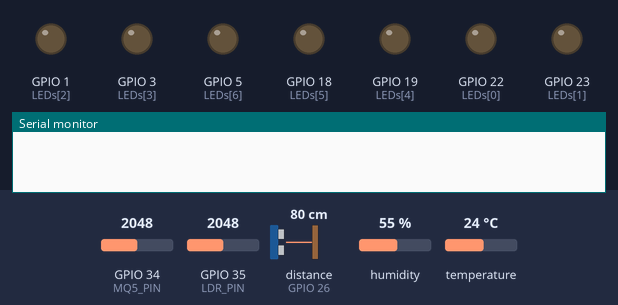
A sketch run on a simulated ESP32. Shown: output pins drawn as LEDs (lit = HIGH), the last lines printed to the serial monitor. Wiring (inferred from the names in the program): ultrasonic range finder: trigger GPIO 27; echo GPIO 26. The inputs (shaded band) are chosen by the test bench; at power-on: GPIO 34 (MQ5_PIN) = 2048, GPIO 35 (LDR_PIN) = 2048, distance to the obstacle (sensor on GPIO 26) 80 cm, humidity 55 %, temperature 24 °C. The echo pulse lasts 58.3 µs per cm; WiFi joins after 1.5 s; servers stay silent unless stated; the Firebase database answers and starts empty; pins used as bus, display or sensor lines are not drawn.

Above: at 0.0 s.
At 2.6 s:
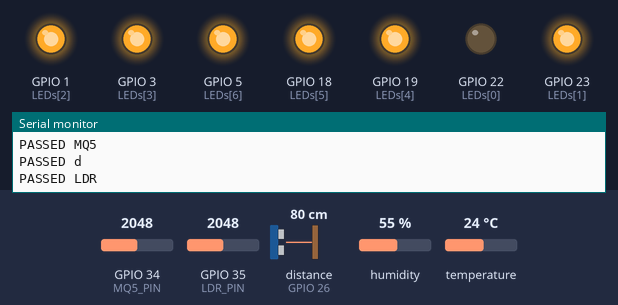
Timing chart, 0 to 4.1 s (numbered marks = the images above):
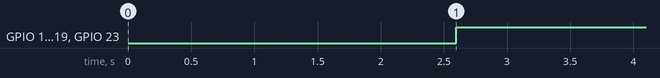

Measured:
- by itself, GPIO 1 (LEDs[2]), GPIO 3 (LEDs[3]), GPIO 5 (LEDs[6]), GPIO 18 (LEDs[5]), GPIO 19 (LEDs[4]), GPIO 23 (LEDs[1]): LOW → HIGH at 2.6 s

The sketch:

RETO_-_Arduino.ino
```cpp
#include <esp_wpa2.h>
#include <WiFi.h>
#include <Firebase_ESP_Client.h>
#include <addons/TokenHelper.h>
#include "Arduino.h"
#include "addons/RTDBHelper.h"
#include "DHT.h"


//Se declaran los parametros de red
const char* ssid = "Tec";
#define EAP_IDENTITY "A01734977@tec.mx"
#define EAP_PASSWORD "*****"

// Se define el correo y contraseña en caso de que se quiera autentificar de forma no anónima, se comenta ya que en esta ocasión se genera el auth anónimo
//#define USER_EMAIL "martinruizcortinez7@gmail.com"
//#define USER_PASSWORD "Kalilinuxeslamamada"

// Se define el API Key Firebase del proyecto
#define API_KEY "AIzaSyDfFVXvISpNVfK6WumN7NvVeYpEEUMf8oE"//AIzaSyAjjTHMIV0y394tayvijhU-aVVcKdkIZxU

// Se añade el RTDB URL
#define DATABASE_URL "https://hola-587b4-default-rtdb.firebaseio.com"

FirebaseData fbdo; // Se define el FirebaseData como objeto
FirebaseAuth auth; // Se define el FirebaseAuth como autenticacion
FirebaseConfig config; // Se define el FirebaseConfig como configuracion

#define DHTPIN 4     // pin digital conectado al sensor DHT
#define DHTTYPE DHT11   // sensor DHT 11

DHT dht(DHTPIN, DHTTYPE); //se crea variable DHT

unsigned long sendDataPrevMillis = 0; //se crea variable de tiempo de 32 bits (4 bytes)
bool signupOK = false; //se crea variable booleana
int MQ5; //Se define la variable de concentración de gas
int MQ5_PIN = 34; //Se declara el pin del sensor MQ5
int Trigger = 27; //Se define el pin del Trigger del sensor ultrasónico
int Echo = 26; // Se define el pin del Echo del sensor ultrasónico
int LDR; //Se define la variable de intensidad de luz
int LDR_PIN = 35; //Se declara el pin del sensor MQ5
int tiempo; // Variable del tiempo para calcular distancia
int d;  //Se define la variable de distancia
String stringValue; //Valor string para guardar el número recibido de la base de datos
int LEDs[] = {22,23,1,3,19,18,5};    // pines del Display para ESP32

//se declaran los arreglos que forman los dígitos en el display
int zero[] = {0, 1, 1, 1, 1, 1, 1};   // cero
int one[] = {0, 0, 0, 0, 1, 1, 0};   // uno
int two[] = {1, 0, 1, 1, 0, 1, 1};   // dos
int three[] = {1, 0, 0, 1, 1, 1, 1};   // tres
int four[] = {1, 1, 0, 0, 1, 1, 0};   // cuatro
int five[] = {1, 1, 0, 1, 1, 0, 1};   // cinco
int six[] = {1, 1, 1, 1, 1, 0, 1};   // seis
int seven[] = {1, 0, 0, 0, 1, 1, 1};   // siete
int eight[] = {1, 1, 1, 1, 1, 1, 1}; // ocho
int nine[] = {1, 1, 0, 1, 1, 1, 1};   // nueve
int mayornueve[] = {1, 0, 0, 0, 0, 0, 0};   // mayor a nueve

void setup() {
    Serial.begin(115200); //Se inicia la comunicación serial
    dht.begin();  //Inicializamos el sensor DHT11
    pinMode(MQ5, INPUT); // Se definen los pines como entradas o salidas (entrada)
    pinMode(Trigger, OUTPUT); //Salida
    pinMode(Echo, INPUT);   //Entrada
    pinMode(LDR, INPUT);    // Entrada
    for (int i = 0; i<7; i++) pinMode(LEDs[i], OUTPUT); //Pines del display Salidas
    delay(10);

    Serial.println();
    Serial.print("Connecting to ");
    Serial.println(ssid);
// Inicia la conexión a la red WPA2
    WiFi.disconnect(true);
    WiFi.mode(WIFI_STA);   //inicia el modo Wifi
  //esp_wifi_set_mac(ESP_IF_WIFI_STA, &masterCustomMac[0]);
  Serial.print("MAC >> ");
  Serial.println(WiFi.macAddress());
  Serial.printf("Connecting to WiFi: %s ", ssid); //se muestra en el monitor serial que inicia el proceso de conexion
  esp_wifi_sta_wpa2_ent_set_identity((uint8_t *)EAP_IDENTITY, strlen(EAP_IDENTITY));
  esp_wifi_sta_wpa2_ent_set_username((uint8_t *)EAP_IDENTITY, strlen(EAP_IDENTITY));
  esp_wifi_sta_wpa2_ent_set_password((uint8_t *)EAP_PASSWORD, strlen(EAP_PASSWORD));
  esp_wifi_sta_wpa2_ent_enable();
    // WPA2 enterprise magic ends here

    WiFi.begin(ssid); //Inicializa la configuración de la biblioteca WiFi y proporciona el estado actual
    //Ciclo que intenta conectar con una red Wifi
    while (WiFi.status() != WL_CONNECTED) {
        delay(500);
        Serial.print(".");
    }

    Serial.println("");
    Serial.println("WiFi connected");
    Serial.println("IP address: ");
    Serial.println(WiFi.localIP()); //Imprime la direccion IP del WiFi

  config.api_key = API_KEY; //Se configura la API KEY requerida

  config.database_url = DATABASE_URL; //Se configura la RTDB URL de la base de datos requerida

  //Verifica el registro del usuario anónimo
  if (Firebase.signUp(&config, &auth, "", "")){
    Serial.println("ok");
    signupOK = true;
  }
  else{
    Serial.printf("%s\n", config.signer.signupError.message.c_str());
  }

  // Asigna la función de devolución de llamada para la tarea de generación de tokens de ejecución prolongada
  config.token_status_callback = tokenStatusCallback; //see addons/TokenHelper.h

  Firebase.begin(&config, &auth); //Inicializa la librería Firebase_ESP_Client con la configuración y autenticación de Firebase
  Firebase.reconnectWiFi(true); //Se reconecta la Base de Datos automáticamente al WiFi
}

//Inicia el ciclo
void loop()
{

  float h = dht.readHumidity(); // Lee la humedad y se le asigna la variable h
  float t = dht.readTemperature(); // Lee la temperatura en Celsius y se le asigna la variable t
  float f = dht.readTemperature(true); // Lee la temperatura en Fahrenheit y se le asigna la variable f (true)

  MQ5 = analogRead(MQ5_PIN); //Lee el valor analógico del sensor MQ5 y lo asigna en la variable MQ5
  LDR = analogRead(LDR_PIN); //Lee el valor analógico de la fotoresistencia y lo asigna en la variable LDR

  // Método que inicia la secuencia del Trigger para comenzar a medir
  digitalWrite(Trigger, LOW); // Ponemos el Trigger en estado bajo
  delayMicroseconds(2); //y esperamos 2 microsegundos para generar un pulso limpio
  digitalWrite(Trigger, HIGH); // Ponemos el pin Trigger a estado alto
  delayMicroseconds(10); //esperamos 10 micro segundos para que general el disparo del Trigger
  digitalWrite(Trigger, LOW); //Volvemos a apagar el Trigger
  tiempo = pulseIn(Echo, HIGH); //La función pulseIn obtiene el tiempo entre pulsos, en microsegundos
  d = tiempo/58; //Obtenemos la distancia en cm

  //Se imprimen en el monitor serial las variables medidas por los sensores
  Serial.println(" ");
  Serial.print(F("Humidity: "));
  Serial.println(h);
  Serial.print(F("Temperature: "));
  Serial.print(t);
  Serial.println(F("°C "));
  Serial.print(F("Farenheit: "));
  Serial.print(f);
  Serial.println(F("F "));
  Serial.print(F("Concentracion de gas: "));
  Serial.print(MQ5);
  Serial.println(F("PPM "));
  Serial.print(F("Distancia: "));
  Serial.print(d);
  Serial.println(F("cm"));
  Serial.print (F("Intensidad de luz: "));
  Serial.print(LDR,DEC); // light intensity
  Serial.print(F("%"));
  Serial.println(" ");

  //Se verifica si algunas de las mediciones ha fallado
    if (isnan(h) || isnan(t) || isnan(f)) {
    Serial.println(F("Failed to read from DHT sensor!"));
    return;
  }

   if (isnan (MQ5)) {
    Serial.println(F("Failed to read from MQ5 sensor!"));
    return;
  }

  if (isnan (d)) {
    Serial.println(F("Failed to read from HC-sr04 sensor!"));
    return;
  }

 if (isnan (LDR)) {
    Serial.println(F("Failed to read from LDR sensor!"));
    return;
  }

// Se verifica la comunicación con la base de datos para poder mandar los datos medidos
if (Firebase.ready() && signupOK && (millis() - sendDataPrevMillis > 15000 || sendDataPrevMillis == 0)) { //verifica el tiempo de enviar una nueva lectura de datos
    sendDataPrevMillis = millis();
//Sensores
  if (Firebase.RTDB.setFloat(&fbdo, "app_inventor/Humedad", h)){
      Serial.println("PASSED H"); // Se imprime "PASSED H" en el Monitor serial para saber si se ha mandado a la base de datos
    }
  if (Firebase.RTDB.setFloat(&fbdo, "app_inventor/Celsius", t)){
      Serial.println("PASSED T"); // Se imprime "PASSED T" en el MS para saber si se ha mandado a la BD
    }
  if (Firebase.RTDB.setFloat(&fbdo, "app_inventor/Farenheit", f)){
      Serial.println("PASSED F"); // Se imprime "PASSED F" en el MS para saber si se ha mandado a la BD
    }
  if (Firebase.RTDB.setInt(&fbdo, "app_inventor/Gas", MQ5)){
      Serial.println("PASSED MQ5"); // Se imprime "PASSED MQ5" en el MS para saber si se ha mandado a la BD
    }
  if (Firebase.RTDB.setInt(&fbdo, "app_inventor/Distancia", d)){
      Serial.println("PASSED d"); // Se imprime "PASSED d" en el MS para saber si se ha mandado a la BD
    }
  if (Firebase.RTDB.setInt(&fbdo, "app_inventor/Luz", LDR)){
      Serial.println("PASSED LDR"); // Se imprime "PASSED LDR" en el MS para saber si se ha mandado a la BD
    }
//Display
  if (Firebase.RTDB.getString(&fbdo, "app_inventor/Numero")){ //Se recibe el dato"app_inventor/Numero" de la BD
        if (fbdo.dataType() == "string") //Si el dato es de tipo string se cumple la condicion
        {
          stringValue = fbdo.stringData(); //Se convierte el dato a entero y se guarda en una variable
          int stringVal = stringValue.toInt();
          //Se comparan los valores para mostrarlos en el display
        if (stringVal==0){ //Si el dato es igual a 0
            for (int i = 0; i<7; i++) digitalWrite(LEDs[i], zero[i]);} //Se manda el arreglo que forma el 0 en el display
        if (stringVal==1){ //Si el dato es igual a 1
            for (int i = 0; i<7; i++) digitalWrite(LEDs[i], one[i]);} //Se manda el arreglo que forma el 1 en el display
        if (stringVal==2){ //Si el dato es igual a 2
            for (int i = 0; i<7; i++) digitalWrite(LEDs[i], two[i]);} //Se manda el arreglo que forma el 2 en el display
        if (stringVal==3){ //Si el dato es igual a 3
            for (int i = 0; i<7; i++) digitalWrite(LEDs[i], three[i]);} //Se manda el arreglo que forma el 3 en el display
        if (stringVal==4){ //Si el dato es igual a 4
            for (int i = 0; i<7; i++) digitalWrite(LEDs[i], four[i]);} //Se manda el arreglo que forma el 4 en el display
        if (stringVal==5){ //Si el dato es igual a 5
            for (int i = 0; i<7; i++) digitalWrite(LEDs[i], five[i]);} //Se manda el arreglo que forma el 5 en el display
        if (stringVal==6){ //Si el dato es igual a 6
            for (int i = 0; i<7; i++) digitalWrite(LEDs[i], six[i]);} //Se manda el arreglo que forma el 6 en el display
        if (stringVal==7){ //Si el dato es igual a 7
            for (int i = 0; i<7; i++) digitalWrite(LEDs[i], seven[i]);} //Se manda el arreglo que forma el 7 en el display
        if (stringVal==8){ //Si el dato es igual a 8
            for (int i = 0; i<7; i++) digitalWrite(LEDs[i], eight[i]);} //Se manda el arreglo que forma el 8 en el display
        if (stringVal==9){ //Si el dato es igual a 9
            for (int i = 0; i<7; i++) digitalWrite(LEDs[i], nine[i]);} //Se manda el arreglo que forma el 9 en el display
        if (stringVal>9){ //Si el dato es mayor a 9
            for (int i = 0; i<7; i++) digitalWrite(LEDs[i], mayornueve[i]);} //Se manda el arreglo que forma un "-" en el display
        }
     }
else {
      Serial.println("FAILED");
      Serial.println("REASON: " + fbdo.errorReason());
    }
  }
  delay(2000); //esperamos 2 segundos antes de que inicie el ciclo nuevamente
}
```
